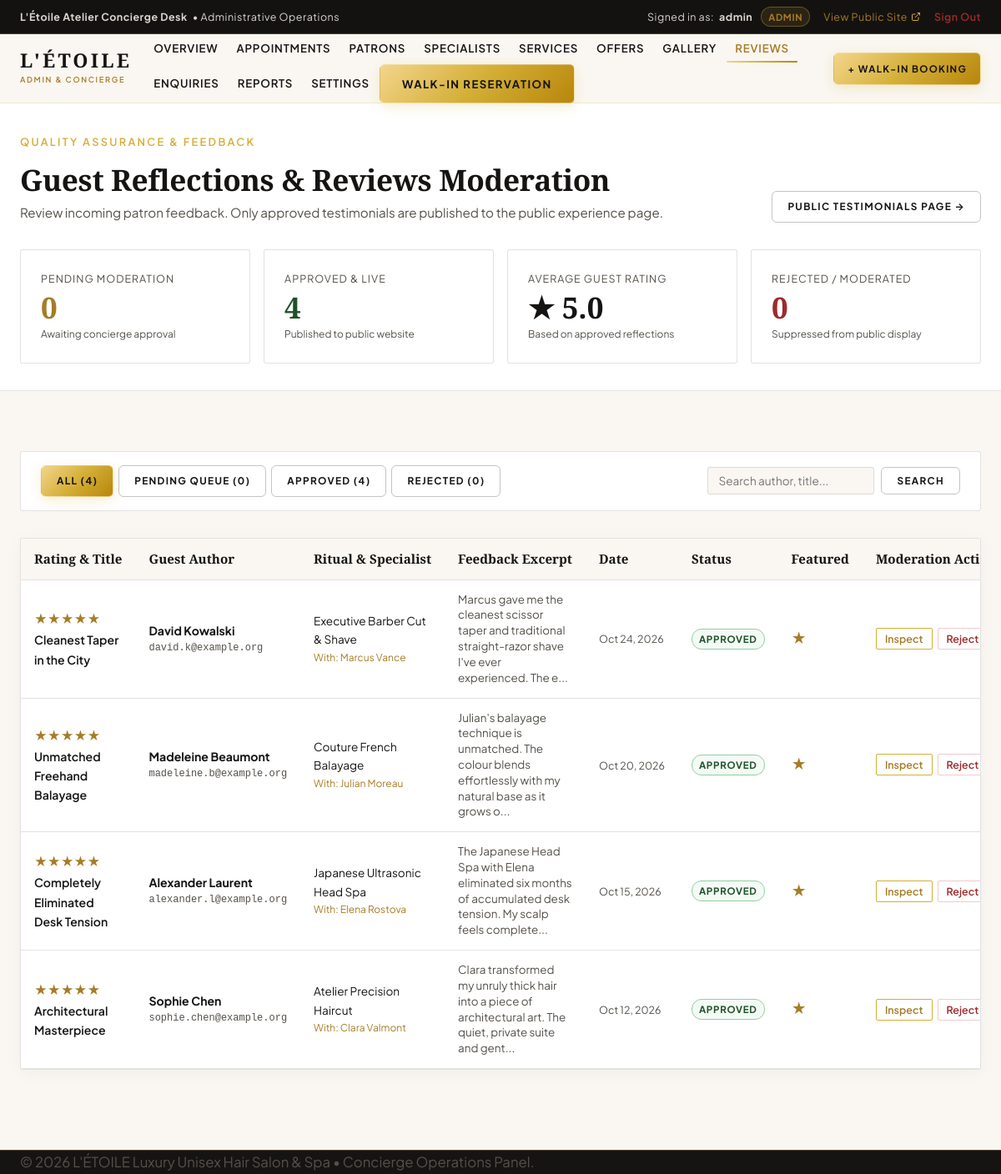
/admin-reviews.php (signed in), run on the app's committed database.
### tables this page shows
CREATE TABLE `reviews` (
  `id` INT UNSIGNED NOT NULL AUTO_INCREMENT,
  `customer_id` INT UNSIGNED NULL DEFAULT NULL,
  `service_id` INT UNSIGNED NULL DEFAULT NULL,
  `staff_id` INT UNSIGNED NULL DEFAULT NULL,
  `guest_name` VARCHAR(80) NOT NULL,
  `guest_email` VARCHAR(100) NOT NULL,
  `rating` TINYINT UNSIGNED NOT NULL DEFAULT 5,
  `review_title` VARCHAR(150) NULL DEFAULT NULL,
  `review_text` TEXT NOT NULL,
  `status` ENUM('pending', 'approved', 'rejected') NOT NULL DEFAULT 'pending',
  `is_featured` TINYINT(1) NOT NULL DEFAULT 0,
  `created_at` TIMESTAMP NOT NULL DEFAULT CURRENT_TIMESTAMP,
  PRIMARY KEY (`id`),
  KEY `idx_reviews_customer` (`customer_id`),
  KEY `idx_reviews_service` (`service_id`),
  KEY `idx_reviews_staff` (`staff_id`),
  KEY `idx_reviews_status` (`status`),
  KEY `idx_reviews_rating` (`rating`),
  CONSTRAINT `fk_reviews_customer` FOREIGN KEY (`customer_id`) REFERENCES `customers` (`id`) ON DELETE SET NULL ON UPDATE CASCADE,
  CONSTRAINT `fk_reviews_service` FOREIGN KEY (`service_id`) REFERENCES `services` (`id`) ON DELETE SET NULL ON UPDATE CASCADE,
  CONSTRAINT `fk_reviews_staff` FOREIGN KEY (`staff_id`) REFERENCES `staff` (`id`) ON DELETE SET NULL ON UPDATE CASCADE
);

CREATE TABLE `services` (
  `id` INT UNSIGNED NOT NULL AUTO_INCREMENT,
  `category_id` INT UNSIGNED NOT NULL,
  `slug` VARCHAR(80) NOT NULL COMMENT 'Service slug e.g. haircut, balayage, matches frontend booking links',
  `name` VARCHAR(120) NOT NULL,
  `short_description` VARCHAR(255) NOT NULL,
  `full_description` TEXT NULL DEFAULT NULL,
  `gender_suitability` ENUM('Unisex', 'Women', 'Men', 'Customized') NOT NULL DEFAULT 'Unisex',
  `duration_minutes` SMALLINT UNSIGNED NOT NULL DEFAULT 60,
  `price` DECIMAL(10,2) NOT NULL DEFAULT 0.00 COMMENT 'Sample base price in USD',
  `image_url` VARCHAR(255) NULL DEFAULT NULL,
  `is_featured` TINYINT(1) NOT NULL DEFAULT 0,
  `is_active` TINYINT(1) NOT NULL DEFAULT 1,
  `display_order` SMALLINT UNSIGNED NOT NULL DEFAULT 0,
  `created_at` TIMESTAMP NOT NULL DEFAULT CURRENT_TIMESTAMP,
  `updated_at` TIMESTAMP NOT NULL DEFAULT CURRENT_TIMESTAMP ON UPDATE CURRENT_TIMESTAMP,
  PRIMARY KEY (`id`),
  UNIQUE KEY `uk_services_slug` (`slug`),
  KEY `idx_services_category` (`category_id`),
  KEY `idx_services_featured` (`is_featured`),
  KEY `idx_services_active` (`is_active`),
  CONSTRAINT `fk_services_category` FOREIGN KEY (`category_id`) REFERENCES `service_categories` (`id`) ON DELETE RESTRICT ON UPDATE CASCADE
);

CREATE TABLE `staff` (
  `id` INT UNSIGNED NOT NULL AUTO_INCREMENT,
  `user_id` INT UNSIGNED NULL DEFAULT NULL COMMENT 'Staff login user account link',
  `slug` VARCHAR(60) NOT NULL COMMENT 'URL identifier e.g. clara-valmont, matches frontend query params',
  `full_name` VARCHAR(80) NOT NULL,
  `role_title` VARCHAR(100) NOT NULL COMMENT 'e.g. Founder & Creative Director, Lead Colourist & Balayage',
  `bio` TEXT NOT NULL,
  `specialties` VARCHAR(255) NOT NULL COMMENT 'Comma-separated tags e.g. French Bob, Precision Dry Cutting',
  `experience_years` TINYINT UNSIGNED NOT NULL DEFAULT 5,
  `avatar_url` VARCHAR(255) NULL DEFAULT NULL,
  `working_days` VARCHAR(100) NOT NULL DEFAULT 'Tue,Wed,Thu,Fri,Sat',
  `is_available` TINYINT(1) NOT NULL DEFAULT 1,
  `display_order` SMALLINT UNSIGNED NOT NULL DEFAULT 0,
  `created_at` TIMESTAMP NOT NULL DEFAULT CURRENT_TIMESTAMP,
  `updated_at` TIMESTAMP NOT NULL DEFAULT CURRENT_TIMESTAMP ON UPDATE CURRENT_TIMESTAMP,
  PRIMARY KEY (`id`),
  UNIQUE KEY `uk_staff_slug` (`slug`),
  UNIQUE KEY `uk_staff_user_id` (`user_id`),
  KEY `idx_staff_available` (`is_available`),
  KEY `idx_staff_display_order` (`display_order`),
  CONSTRAINT `fk_staff_user` FOREIGN KEY (`user_id`) REFERENCES `users` (`id`) ON DELETE SET NULL ON UPDATE CASCADE
);

### includes/validator.php (called while the page is built, shortened)
<?php
function e(?string $string): string {
    return htmlspecialchars((string)$string, ENT_QUOTES | ENT_SUBSTITUTE, 'UTF-8');
}

### admin-reviews.php (the view, shortened to what this page needs)
<?php
try {
    $pdo = Database::getConnection();
    $filterStatus = trim((string)($_GET['status'] ?? 'all'));
    $searchQ      = trim((string)($_GET['q'] ?? ''));
    $where = ["1=1"];
    $params = [];
    $whereSql = implode(' AND ', $where);
    $sql = "
        SELECT
            r.id,
            r.customer_id,
            r.service_id,
            r.staff_id,
            r.guest_name,
            r.guest_email,
            r.rating,
            r.review_title,
            r.review_text,
            r.status,
            r.is_featured,
            r.created_at,
            s.name AS service_name,
            stf.full_name AS staff_name
        FROM reviews r
        LEFT JOIN services s ON r.service_id = s.id
        LEFT JOIN staff stf ON r.staff_id = stf.id
        WHERE {$whereSql}
        ORDER BY
            CASE WHEN r.status = 'pending' THEN 0 ELSE 1 END,
            r.created_at DESC
    ";
    $stmt = $pdo->prepare($sql);
    $stmt->execute($params);
    $reviews = $stmt->fetchAll();
    $kpis = $pdo->query("
        SELECT
            COUNT(*) AS total_count,
            SUM(CASE WHEN status = 'pending' THEN 1 ELSE 0 END) AS pending_count,
            SUM(CASE WHEN status = 'approved' THEN 1 ELSE 0 END) AS approved_count,
            SUM(CASE WHEN status = 'rejected' THEN 1 ELSE 0 END) AS rejected_count,
            AVG(CASE WHEN status = 'approved' THEN rating ELSE NULL END) AS avg_rating
        FROM reviews
    ")->fetch();
    $totalReviews   = (int)($kpis['total_count'] ?? 0);
    $pendingReviews = (int)($kpis['pending_count'] ?? 0);
    $approvedReviews= (int)($kpis['approved_count'] ?? 0);
    $rejectedReviews= (int)($kpis['rejected_count'] ?? 0);
    $avgRating      = (float)($kpis['avg_rating'] ?? 5.0);
} catch (Exception $e) {
    AppLogger::error("Reviews administration error: " . $e->getMessage());
    $reviews = [];
    $totalReviews = 0; $pendingReviews = 0; $approvedReviews = 0; $rejectedReviews = 0; $avgRating = 0;
    $statusError = "Could not load customer reflections from database.";
}
?>
<!DOCTYPE html>
<html lang="en">
<head>
  <link rel="stylesheet" href="assets/css/style.css">
  <link rel="stylesheet" href="assets/css/responsive.css">
</head>
<body style="background-color: var(--color-ivory);">
  <?php require_once __DIR__ . '/includes/admin-nav.php'; ?>
  <section style="background-color: var(--color-white); border-bottom: 1px solid var(--color-charcoal-border); padding: var(--space-xl) 0;">
    <div class="container">
      <div style="display:flex; justify-content:space-between; align-items:flex-end; flex-wrap:wrap; gap:var(--space-md);">
        <div>
          <span class="eyebrow eyebrow-no-line">Quality Assurance &amp; Feedback</span>
          <h1 style="font-family: var(--font-serif); font-size: 2.2rem; color: var(--color-charcoal); margin: 4px 0 6px;">
            Guest Reflections &amp; Reviews Moderation
          </h1>
          <p style="color: var(--color-charcoal-muted); margin: 0; font-size: 0.95rem;">
            Review incoming patron feedback. Only approved testimonials are published to the public experience page.
          </p>
        </div>
        <div>
          <a href="reviews.html" target="_blank" class="btn btn-outline btn-sm">Public Testimonials Page &rarr;</a>
        </div>
      </div>
      <div style="display:grid; grid-template-columns: repeat(auto-fit, minmax(200px, 1fr)); gap:var(--space-md); margin-top:var(--space-xl);">
        <div class="kpi-card">
          <div class="kpi-label">Pending Moderation</div>
          <div class="kpi-val" style="color:var(--color-champagne-dark);"><?php echo $pendingReviews; ?></div>
          <div style="font-size:0.75rem; color:var(--color-charcoal-muted); margin-top:4px;">Awaiting concierge approval</div>
        </div>
        <div class="kpi-card">
          <div class="kpi-label">Approved &amp; Live</div>
          <div class="kpi-val" style="color:#1E5128;"><?php echo $approvedReviews; ?></div>
          <div style="font-size:0.75rem; color:var(--color-charcoal-muted); margin-top:4px;">Published to public website</div>
        </div>
        <div class="kpi-card">
          <div class="kpi-label">Average Guest Rating</div>
          <div class="kpi-val" style="color:var(--color-charcoal);">
            &#9733; <?php echo number_format($avgRating, 1); ?>
          </div>
          <div style="font-size:0.75rem; color:var(--color-charcoal-muted); margin-top:4px;">Based on approved reflections</div>
        </div>
        <div class="kpi-card">
          <div class="kpi-label">Rejected / Moderated</div>
          <div class="kpi-val" style="color:#9E2A2B;"><?php echo $rejectedReviews; ?></div>
          <div style="font-size:0.75rem; color:var(--color-charcoal-muted); margin-top:4px;">Suppressed from public display</div>
        </div>
      </div>
    </div>
  </section>
  <main style="padding: var(--space-3xl) 0 var(--space-4xl);">
    <div class="container">
      <div style="background:#FFFFFF; border:1px solid var(--color-charcoal-border); padding:var(--space-md) var(--space-lg); border-radius:var(--radius-xs); margin-bottom:var(--space-xl); display:flex; justify-content:space-between; align-items:center; flex-wrap:wrap; gap:12px;">
        <div style="display:flex; gap:6px; flex-wrap:wrap;">
          <a href="admin-reviews.php" class="btn btn-sm <?php echo $filterStatus === 'all' ? 'btn-champagne' : 'btn-outline'; ?>">
            All (<?php echo $totalReviews; ?>)
          </a>
          <a href="admin-reviews.php?status=pending" class="btn btn-sm <?php echo $filterStatus === 'pending' ? 'btn-champagne' : 'btn-outline'; ?>" style="<?php echo $pendingReviews > 0 ? 'font-weight:700;' : ''; ?>">
            Pending Queue (<?php echo $pendingReviews; ?>)
          </a>
          <a href="admin-reviews.php?status=approved" class="btn btn-sm <?php echo $filterStatus === 'approved' ? 'btn-champagne' : 'btn-outline'; ?>">
            Approved (<?php echo $approvedReviews; ?>)
          </a>
          <a href="admin-reviews.php?status=rejected" class="btn btn-sm <?php echo $filterStatus === 'rejected' ? 'btn-champagne' : 'btn-outline'; ?>">
            Rejected (<?php echo $rejectedReviews; ?>)
          </a>
        </div>
        <form action="admin-reviews.php" method="GET" style="display:flex; gap:8px;">
          <input type="text" name="q" placeholder="Search author, title..." value="<?php echo e($searchQ); ?>" class="form-control" style="font-size:0.85rem; padding:6px 12px; width:200px;">
          <button type="submit" class="btn btn-outline btn-sm">Search</button>
        </form>
      </div>
      <div style="background:var(--color-white); border:1px solid var(--color-charcoal-border); border-radius:var(--radius-xs); box-shadow:var(--shadow-subtle); overflow-x:auto;">
        <?php if (empty($reviews)): ?>
          <div style="text-align:center; padding:40px 20px;">
            <p style="color:var(--color-charcoal-muted); margin-bottom:12px;">No customer reflections match this filter.</p>
            <a href="admin-reviews.php" class="btn btn-outline btn-sm">Reset Filter</a>
          </div>
        <?php else: ?>
          <table class="admin-table">
            <thead>
              <tr>
                <th>Rating &amp; Title</th>
                <th>Guest Author</th>
                <th>Ritual &amp; Specialist</th>
                <th>Feedback Excerpt</th>
                <th>Date</th>
                <th>Status</th>
                <th>Featured</th>
                <th>Moderation Actions</th>
              </tr>
            </thead>
            <tbody>
              <?php foreach ($reviews as $rev): ?>
                <?php
                  $isFeat = (int)$rev['is_featured'] === 1;
                  $revPayload = [
                      'id'           => $rev['id'],
                      'guest_name'   => $rev['guest_name'],
                      'guest_email'  => $rev['guest_email'],
                      'rating'       => $rev['rating'],
                      'review_title' => $rev['review_title'],
                      'review_text'  => $rev['review_text'],
                      'service_name' => $rev['service_name'] ?? 'General Atelier Experience',
                      'staff_name'   => $rev['staff_name'] ?? 'Not Specified',
                      'status'       => $rev['status'],
                      'created_at'   => date('F j, Y, g:i A', strtotime($rev['created_at']))
                  ];
                  $jsonPayload = htmlspecialchars(json_encode($revPayload), ENT_QUOTES, 'UTF-8');
                ?>
                <tr>
                  <td>
                    <div style="color:var(--color-champagne-dark); font-size:0.95rem; font-weight:700;">
                      <?php echo str_repeat('&#9733;', (int)$rev['rating']) . str_repeat('&#9734;', 5 - (int)$rev['rating']); ?>
                    </div>
                    <div style="font-weight:600; color:var(--color-charcoal); margin-top:2px;">
                      <?php echo e($rev['review_title'] ?: 'Untitled Reflection'); ?>
                    </div>
                  </td>
                  <td>
                    <strong style="color:var(--color-charcoal);"><?php echo e($rev['guest_name']); ?></strong>
                    <div style="font-size:0.75rem; color:var(--color-charcoal-muted); font-family:monospace;">
                      <?php echo e($rev['guest_email']); ?>
                    </div>
                  </td>
                  <td>
                    <div style="font-size:0.85rem; color:var(--color-charcoal);">
                      <?php echo e($rev['service_name'] ?: 'General Atelier Experience'); ?>
                    </div>
                    <?php if (!empty($rev['staff_name'])): ?>
                      <div style="font-size:0.75rem; color:var(--color-champagne-dark);">
                        With: <?php echo e($rev['staff_name']); ?>
                      </div>
                    <?php endif; ?>
                  </td>
                  <td>
                    <div style="max-width:320px; font-size:0.84rem; color:var(--color-charcoal-muted); line-height:1.4;">
                      <?php echo e(mb_strimwidth($rev['review_text'], 0, 110, '...')); ?>
                    </div>
                  </td>
                  <td>
                    <span style="font-size:0.78rem; color:var(--color-charcoal-muted); white-space:nowrap;">
                      <?php echo date('M j, Y', strtotime($rev['created_at'])); ?>
                    </span>
                  </td>
                  <td>
                    <span class="status-badge status-<?php echo e($rev['status']); ?>">
                      <?php echo ucfirst($rev['status']); ?>
                    </span>
                  </td>
                  <td>
                    <form action="admin-reviews.php" method="POST" style="display:inline;">
                      <button type="submit" style="background:none; border:none; cursor:pointer; font-size:1.1rem; color:<?php echo $isFeat ? 'var(--color-champagne-dark)' : '#CBD5E1'; ?>;" title="Toggle homepage highlight">
                        &#9733;
                      </button>
                    </form>
                  </td>
                  <td>
                    <div style="display:flex; gap:6px;">
                      <button type="button" class="btn-action-sm btn-inspect-review" data-review="<?php echo $jsonPayload; ?>">
                        Inspect
                      </button>
                      <?php if ($rev['status'] !== 'rejected'): ?>
                        <form action="admin-reviews.php" method="POST" style="display:inline;">
                          <button type="submit" class="btn-action-sm" style="color:#9E2A2B; border-color:rgba(201,83,83,0.3);">
                            Reject
                          </button>
                        </form>
                      <?php endif; ?>
                    </div>
                  </td>
                </tr>
              <?php endforeach; ?>
            </tbody>
          </table>
        <?php endif; ?>
      </div>
    </div>
  </main>
  <footer class="site-footer" role="contentinfo">
    <div class="container footer-bottom-inner">
      <p>&copy; <?php echo date('Y'); ?> L'ÉTOILE Luxury Unisex Hair Salon &amp; Spa &bull; Concierge Operations Panel.</p>
    </div>
  </footer>
</body>
</html>

### data on the page
reviews: rating "★★★★★", review_title "Cleanest Taper in the City", guest_name "David Kowalski", guest_email "david.k@example.org", service.name "Executive Barber Cut & Shave", staff.full_name "Marcus Vance", review_text "Marcus gave me the cleanest scissor taper and traditional straight-razor shave I've ever experienced. The e...", created_at "Oct 24, 2026", status "APPROVED"
reviews: rating "★★★★★", review_title "Unmatched Freehand Balayage", guest_name "Madeleine Beaumont", guest_email "madeleine.b@example.org", service.name "Couture French Balayage", staff.full_name "Julian Moreau", review_text "Julian's balayage technique is unmatched. The colour blends effortlessly with my natural base as it grows o...", created_at "Oct 20, 2026", status "APPROVED"
reviews: rating "★★★★★", review_title "Completely Eliminated Desk Tension", guest_name "Alexander Laurent", guest_email "alexander.l@example.org", service.name "Japanese Ultrasonic Head Spa", staff.full_name "Elena Rostova", review_text "The Japanese Head Spa with Elena eliminated six months of accumulated desk tension. My scalp feels complete...", created_at "Oct 15, 2026", status "APPROVED"
reviews: rating "★★★★★", review_title "Architectural Masterpiece", guest_name "Sophie Chen", guest_email "sophie.chen@example.org", service.name "Atelier Precision Haircut", staff.full_name "Clara Valmont", review_text "Clara transformed my unruly thick hair into a piece of architectural art. The quiet, private suite and gent...", created_at "Oct 12, 2026", status "APPROVED"

### other printed values
$currentUser['username'] "admin"
$currentUser['role'] "ADMIN"
$pendingReviews "0"
$approvedReviews "4"
$avgRating "5.0"
$rejectedReviews "0"
$totalReviews "4"
